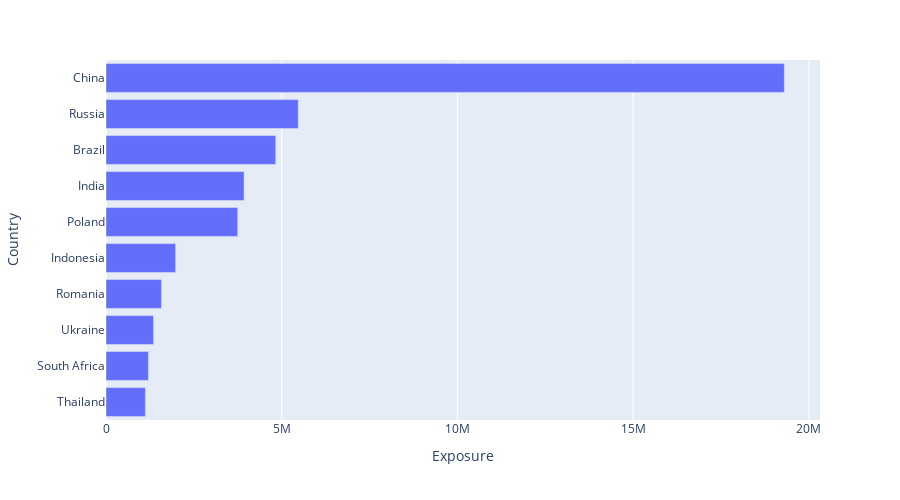

Write notebook code for a chart like this one.
### Code cell
top10 = bottom_gdp.nlargest(10, ['totalcount'])

fig = px.bar(top10, x='totalcount', y='country',
             hover_data=['country', 'totalcount'], orientation='h',
              height=500)
fig.update_layout(yaxis={'categoryorder':'total ascending'})
fig.update_layout(title='',
                  xaxis = dict(title='Exposure'),
                  yaxis = dict(title='Country'))
fig.show()

### Figure 1 — Plotly figure (JSON) as saved in the notebook; plotly's stock layout.template omitted (floating-point values rounded to 4 significant figures)
{"data": [{"alignmentgroup": "True", "hovertemplate": "totalcount=%{x}<br>country=%{y}<extra></extra>", "legendgroup": "", "marker": {"color": "#636efa"}, "name": "", "offsetgroup": "", "orientation": "h", "showlegend": false, "textposition": "auto", "type": "bar", "x": [19302643, 5470802, 4829744, 3929926, 3746912, 1980819, 1577422, 1350952, 1206747, 1119840], "xaxis": "x", "y": ["China", "Russia", "Brazil", "India", "Poland", "Indonesia", "Romania", "Ukraine", "South Africa", "Thailand"], "yaxis": "y"}], "layout": {"barmode": "relative", "height": 500, "legend": {"tracegroupgap": 0}, "margin": {"t": 60}, "title": {"text": ""}, "xaxis": {"anchor": "y", "domain": [0, 1], "title": {"text": "Exposure"}}, "yaxis": {"anchor": "x", "categoryorder": "total ascending", "domain": [0, 1], "title": {"text": "Country"}}}}
